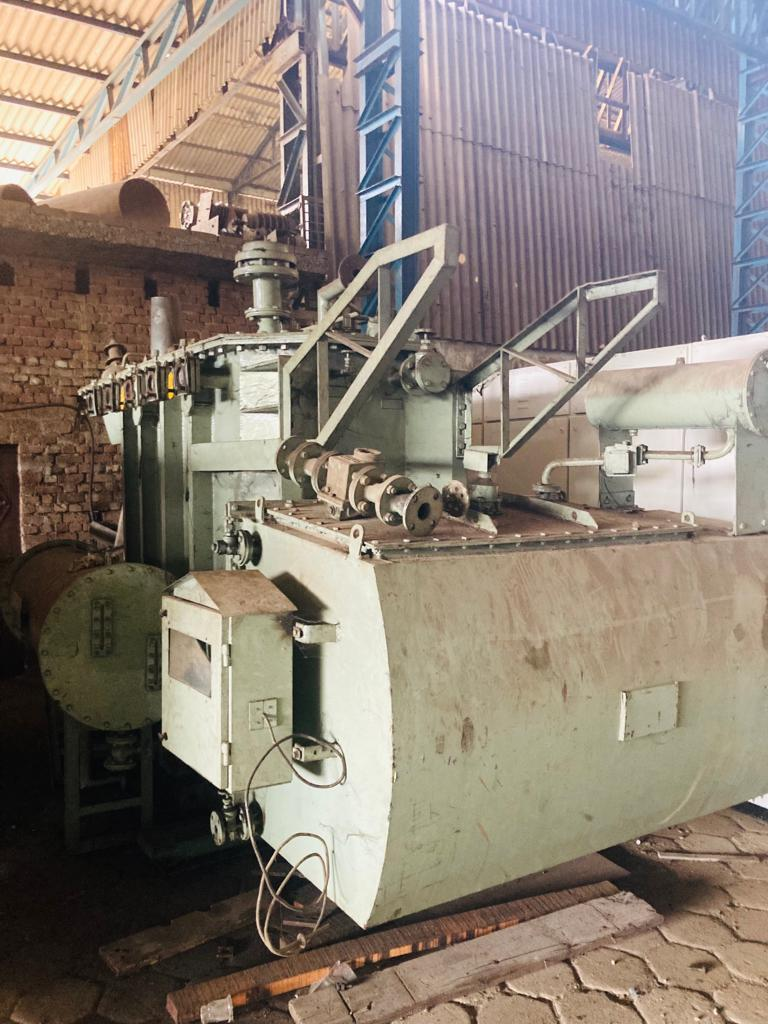
#> input picture Data/images/8mva.jpg, 768 x 1024 px, found by its file name
$ python joining_multiple_img.py
#> lines starting #> are read from the running program, lines starting #| are printed output that depends on the picture
# Joining multiple images

import cv2 as cv
import numpy as np
img=cv.imread(r"C:\CS\openCV\Data\images\8mva.jpg")
#> img is the input picture: shape (1024, 768, 3); mean B, G, R 117.1, 127.7, 138.4
re_img=cv.resize(img,(200,300))
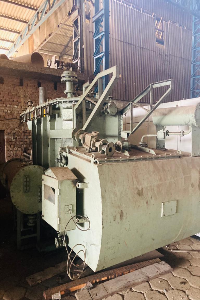
#> re_img: shape (300, 200, 3); mean B, G, R 117, 127.6, 138.3


h=np.hstack((re_img,re_img,re_img))    #for horizontal alignment
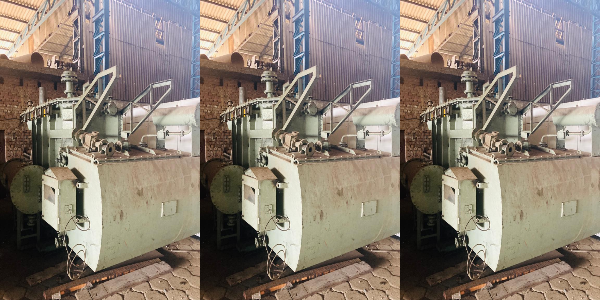
#> h: shape (300, 600, 3); mean B, G, R 117, 127.6, 138.3
v=np.vstack((re_img,re_img))    #for vertical alignment
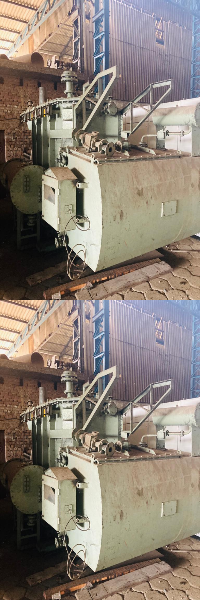
#> v: shape (600, 200, 3); mean B, G, R 117, 127.6, 138.3

v=np.vstack((h,h)) #for multiple alignment
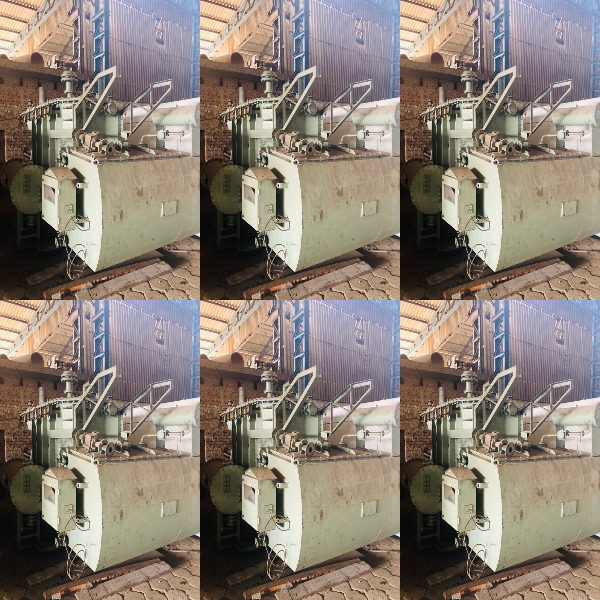
#> v: shape (600, 600, 3); mean B, G, R 117, 127.6, 138.3

cv.imshow('pic',v)
cv.waitKey(0)
cv.destroyAllWindows()

$ run again, with Data/images/25mva.jpg copied over Data/images/8mva.jpg
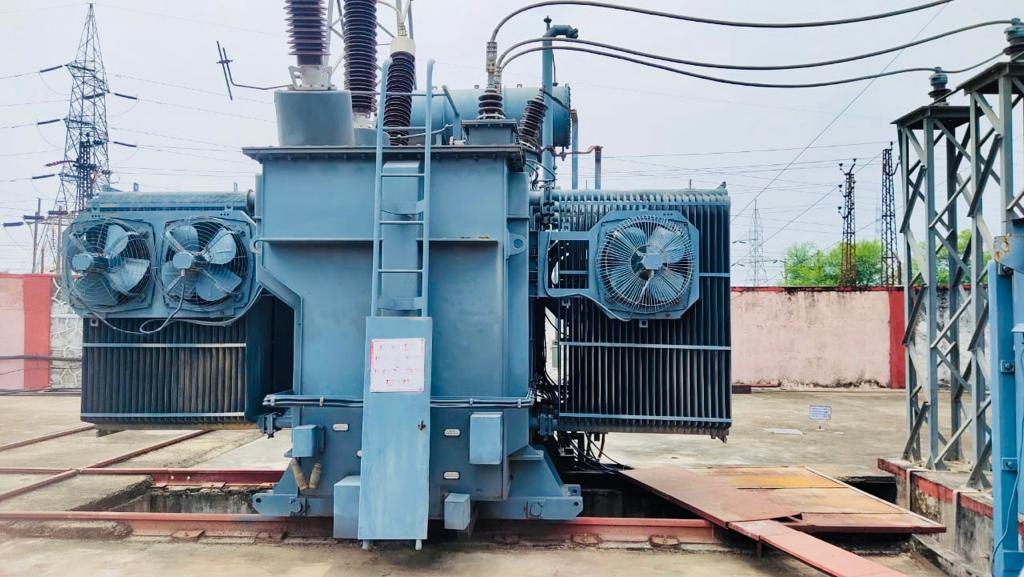
#> input picture Data/images/25mva.jpg, 1024 x 577 px, found by its file name
#> img is the input picture: shape (577, 1024, 3); mean B, G, R 157.1, 148.9, 137.8
#> `h=np.hstack((re_img,re_img,re_img))`:
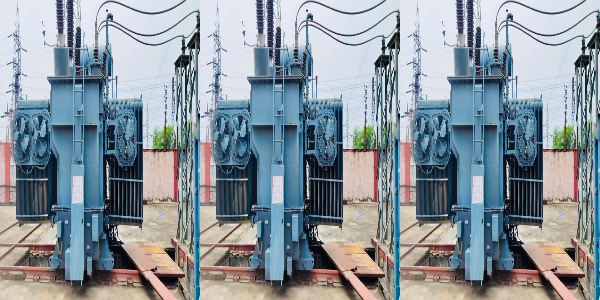
#> h: shape (300, 600, 3); mean B, G, R 156.9, 148.7, 137.7
#> `v=np.vstack((h,h))`:
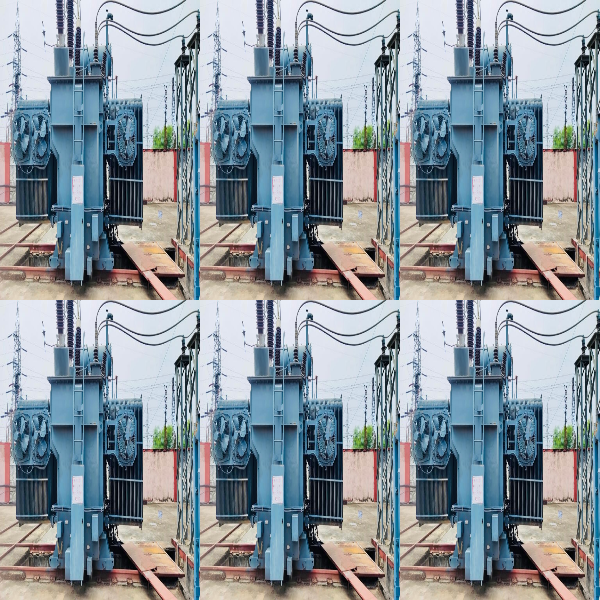
#> v: shape (600, 600, 3); mean B, G, R 156.9, 148.7, 137.7
